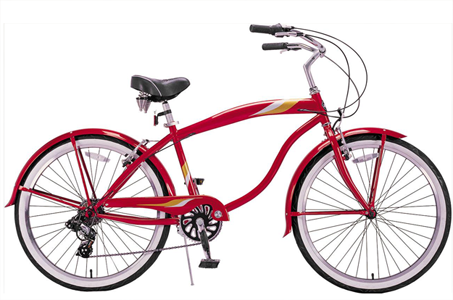
//> input picture CV_Project1/data/bicycle.bmp, 453 x 300 px
$ ./main ../../CV_Project1/data/bicycle.bmp   (built with g++ and OpenCV 4)
//> lines starting //> are read from the running program, lines starting //| are printed output that depends on the picture; after the words box and inside, x2 and y2 are one past the last pixel; in counts of white or black regions, pixels touching at a corner belong together
// Example 11-2. Code for perspective transformation
// Compute a perspective transformation between the 4 src control points
// in srcQuad to 4 dst control points in dstQuad and apply it the image.

#include <opencv2/core.hpp>
#include <opencv2/imgproc.hpp>
#include <opencv2/highgui.hpp>
#include <iostream>

using namespace std;

int main(int argc, char** argv) {

  if(argc != 2) {
    cout << "Perspective Warp\nUsage: " <<argv[0] <<" <imagename>\n" << endl;
    return -1;
  }

  cv::Mat src = cv::imread(argv[1],1);
//> src is the input picture: 300 rows x 453 cols, CV_8UC3; mean B, G, R 215.9, 213.2, 225.4
  if( src.empty() ) { cout << "Can not load " << argv[1] << endl; return -1; }

  cv::Point2f srcQuad[] = {
    cv::Point2f(0, 0),                   // src Top left
    cv::Point2f(src.cols-1, 0),          // src Top right
    cv::Point2f(src.cols-1, src.rows-1), // src Bottom right
    cv::Point2f(0, src.rows-1)           // src Bottom left
  };

  cv::Point2f dstQuad[] = {
    cv::Point2f(src.cols*0.05f, src.rows*0.33f),
    cv::Point2f(src.cols*0.9f, src.rows*0.25f),
    cv::Point2f(src.cols*0.8f, src.rows*0.9f),
    cv::Point2f(src.cols*0.2f, src.rows*0.7f)
  };
    cout<<srcQuad[0]<<endl;
//| [0, 0]
    cout<<dstQuad[0]<<endl;
//| [22.65, 99]

    cout<<srcQuad[1]<<endl;
//| [452, 0]
    cout<<dstQuad[1]<<endl;
//| [407.7, 75]

    cout<<srcQuad[2]<<endl;
//| [452, 299]
    cout<<dstQuad[2]<<endl;
//| [362.4, 270]

    cout<<srcQuad[3]<<endl;
//| [0, 299]
    cout<<dstQuad[3]<<endl;
//| [90.6, 210]


  // COMPUTE PERSPECTIVE MATRIX
//  cv::Mat warp_mat = cv::getPerspectiveTransform(srcQuad, dstQuad);
    double a = 1;
    double b = 0;
    double c = 0;
    double d = 0;
    double e = 1;
    double f = 0;
    double g = 0;
    double h = 0;
    double i = 4;

  cv::Mat warp_mat = (cv::Mat_<double>(3,3) << a,b,c,d,e,f,g,h,i);
  cv::Mat dst;
  cv::warpPerspective(src, dst, warp_mat, src.size(), cv::INTER_LINEAR,
                      cv::BORDER_CONSTANT, cv::Scalar());
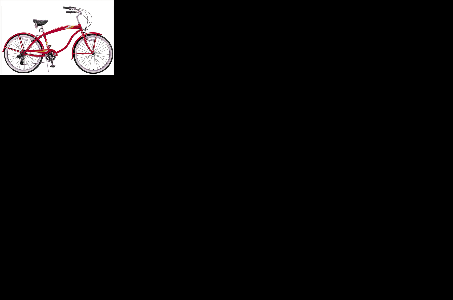
//> dst: 300 rows x 453 cols, CV_8UC3; mean B, G, R 13.6, 13.4, 14.2

  cv::Mat src_2 = dst.clone();
  for( int i = 0; i < 4; i++ )
    {
        cv::circle(dst, dstQuad[i], 5, cv::Scalar(255, 0, 255), -1, cv::LINE_AA);
    }
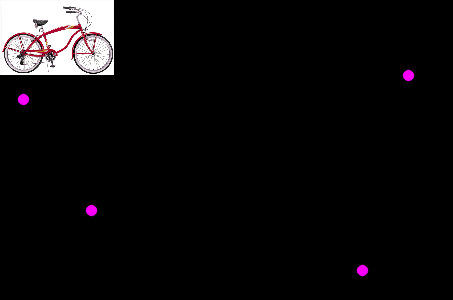
//> dst: 300 rows x 453 cols, CV_8UC3; 0.37% of pixels changed, all inside (x1, y1, x2, y2) = (17, 69, 415, 277)


  cv::imshow("Scalling", dst);
  cv::waitKey();
  return 0;
}
